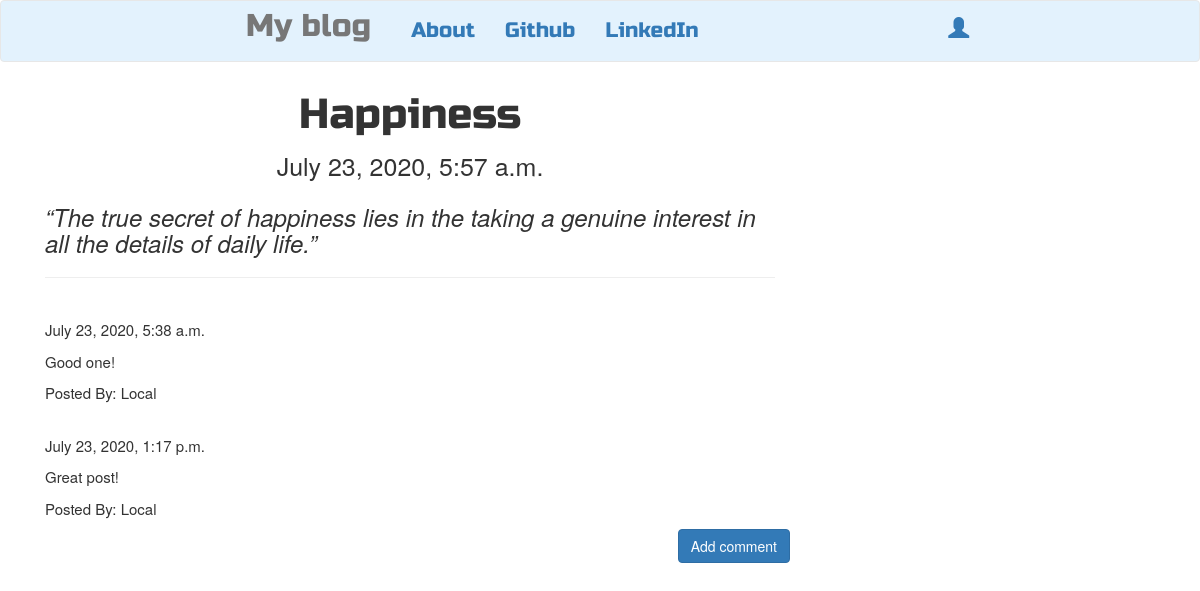
The page /post/12 on the database its author committed.
### blog/models.py (models this page shows, shortened)
class Post(models.Model):
    author = models.ForeignKey('auth.User',on_delete=models.CASCADE)
    title = models.CharField(max_length=200)
    text = models.TextField()
    created_date = models.DateTimeField(blank=True,null=True)
    published_date = models.DateTimeField(blank=True, null=True)

class Comment(models.Model):
    post = models.ForeignKey('blog.Post', related_name='comments',on_delete=models.CASCADE)
    author = models.CharField(max_length=200)
    text = models.TextField()
    created_date = models.DateTimeField(default=timezone.now())
    approved_comment = models.BooleanField(default=False)

### blog/views.py (the view)
# urls.py: url(r'^post/(?P<pk>\d+)$',views.PostDetailView.as_view(),name='post_detail'),
class PostDetailView(DetailView):
    model = Post

### blog/templates/blog/post_detail.html (shortened to what this page needs)
{% extends 'blog/base.html' %}
{% block content %}
<h1 class="posttitle loader">{{ post.title }}</h1>
{% if post.published_date %}
    <div class="date postdate" style="font-size:25px">
        {{post.published_date}}
    </div>
{% else %}
    <a class="btn btn-default" href="{% url 'post_publish' post.pk %}">Publish</a>
{% endif %}
<p class="postcontent">{{post.text|safe|linebreaksbr}}</p>
<hr>
<div style="font-size:15px">
    {% for comment in post.comments.all %}
    <br>
        {% if user.is_authenticated or comment.approved_comment %}
            {{comment.created_date}}
                    <p>{{comment.text|safe|linebreaks}}</p>
                    <p>Posted By: {{comment.author}}</p>
        {% endif %}
        {% empty %}
        <p>No Comments!</p><br>
    {% endfor %}
</div>
<a class="btn btn-primary btn-comment" href="{% url 'add_comment_to_post' post.pk %}">Add comment</a>
{% endblock content %}

### blog/static/css/blog.css (style rules this page uses)
.postdate { text-align: center; }
.posttitle { font-family: 'Russo One', sans-serif; font-size: 3em; text-align: center; }
.postcontent { font-family: 'Montserrat'; font-size: 1.5em; }
.btn-comment { position: absolute; right: 0px; }
.loader { filter:hue-rotate(0deg); color: linear-gradient(45deg,#0f8,#08f); animation:hue 5000ms infinite linear; }

### rows shown on the page
Post: title "Happiness", published_date "July 23, 2020, 5:57 a.m.", text "“The true secret of happiness lies in the taking a genuine interest in all the details of daily life.”"
Comment: created_date "July 23, 2020, 5:38 a.m.", text "Good one!", author "Local"
Comment: created_date "July 23, 2020, 1:17 p.m.", text "Great post!", author "Local"
